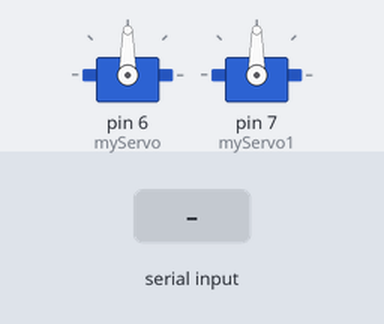
The sketch below on a simulated Arduino Uno, built with avr-gcc and run on an emulated ATmega328P. Parts: 2 × servo. Inputs (shaded band) come from the test bench. What the sketch prints to the serial monitor is not drawn.

Above: at 1.2 s.
1.3 s: "A" received over Serial
At 1.9 s:
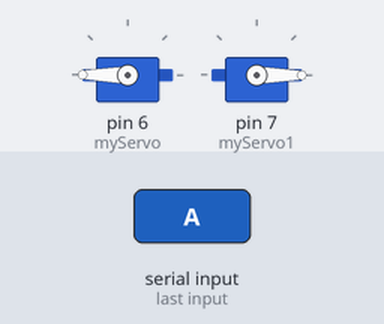
2.8 s: "B" received over the second serial link
At 4.0 s:
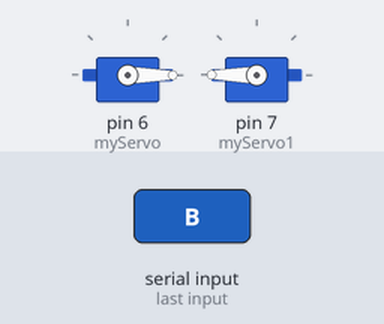
4.3 s: "A" received over the second serial link
At 5.3 s:
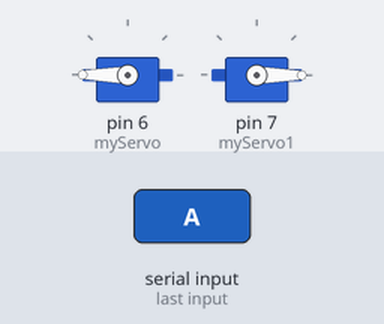
5.8 s: "F" received over the second serial link
At 6.4 s:
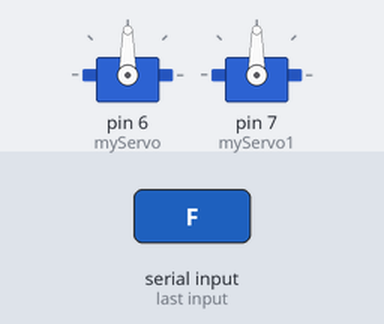
Timing chart, 0 to 8.3 s (numbered marks = the images above; inputs shaded):
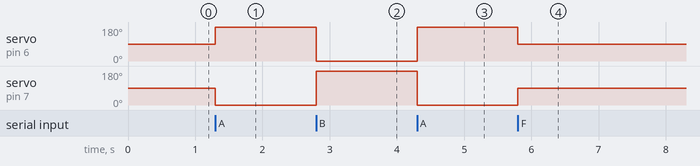

The sketch:

RC_rob.ino
```cpp
#include <Servo.h>
#include <SoftwareSerial.h>
Servo myServo;
Servo myServo1;
int bluetoothTx = 10;
int bluetoothRx = 11;
SoftwareSerial bluetooth(bluetoothTx, bluetoothRx);
void manualControlBluetooth(char command)
{
  switch (command)
  {
    case 'A':
    myServo.write(180);
    myServo1.write(0);
      break;
    case 'B':
    myServo.write(0);
    myServo1.write(180);
      break;
    case 'C':
      break;
    case 'D':
      break;
    case 'E':
      break;
    case 'F':
    myServo.write(90);
    myServo1.write(90);
      break;
    case 'G':
      break;
    case 'H':
      break;
    case 'I':
      break;
  }
}
void setup()
{
  myServo.attach(6);
  myServo1.attach(7);
  Serial.begin(9600);
  Serial.println("Start");
  bluetooth.begin(9600);
}
void loop()
{
  {
    if (Serial.available() > 0)
    {
      char command = Serial.read();
      manualControlBluetooth(command);
      delay(20);
    }
    if (bluetooth.available() > 0)
    {
      char command = bluetooth.read();
      manualControlBluetooth(command);
      delay(20);
    }
  }
}
```

Measured:
- after the input at 1.3 s, servo on pin 6 (myServo): 90° → 180° at once; servo on pin 7 (myServo1): 90° → 0° at once
- after the input at 2.8 s, servo on pin 6 (myServo): 180° → 0° at once; servo on pin 7 (myServo1): 0° → 180° at once
- after the input at 4.3 s, servo on pin 6 (myServo): 0° → 180° at once; servo on pin 7 (myServo1): 180° → 0° at once
- after the input at 5.8 s, servo on pin 6 (myServo): 180° → 90° at once; servo on pin 7 (myServo1): 0° → 90° at once
